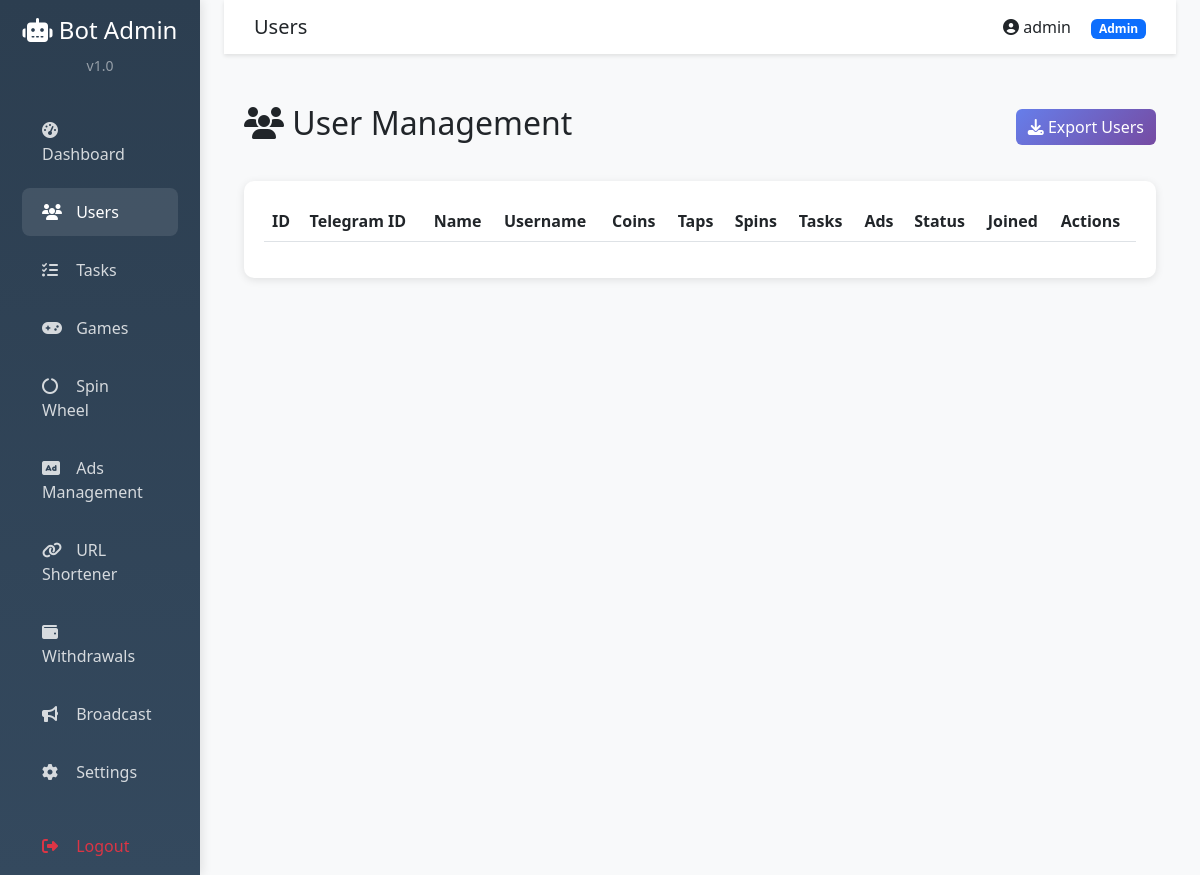
/admin/users.php (signed in), run on an earlier commit of the app's database.
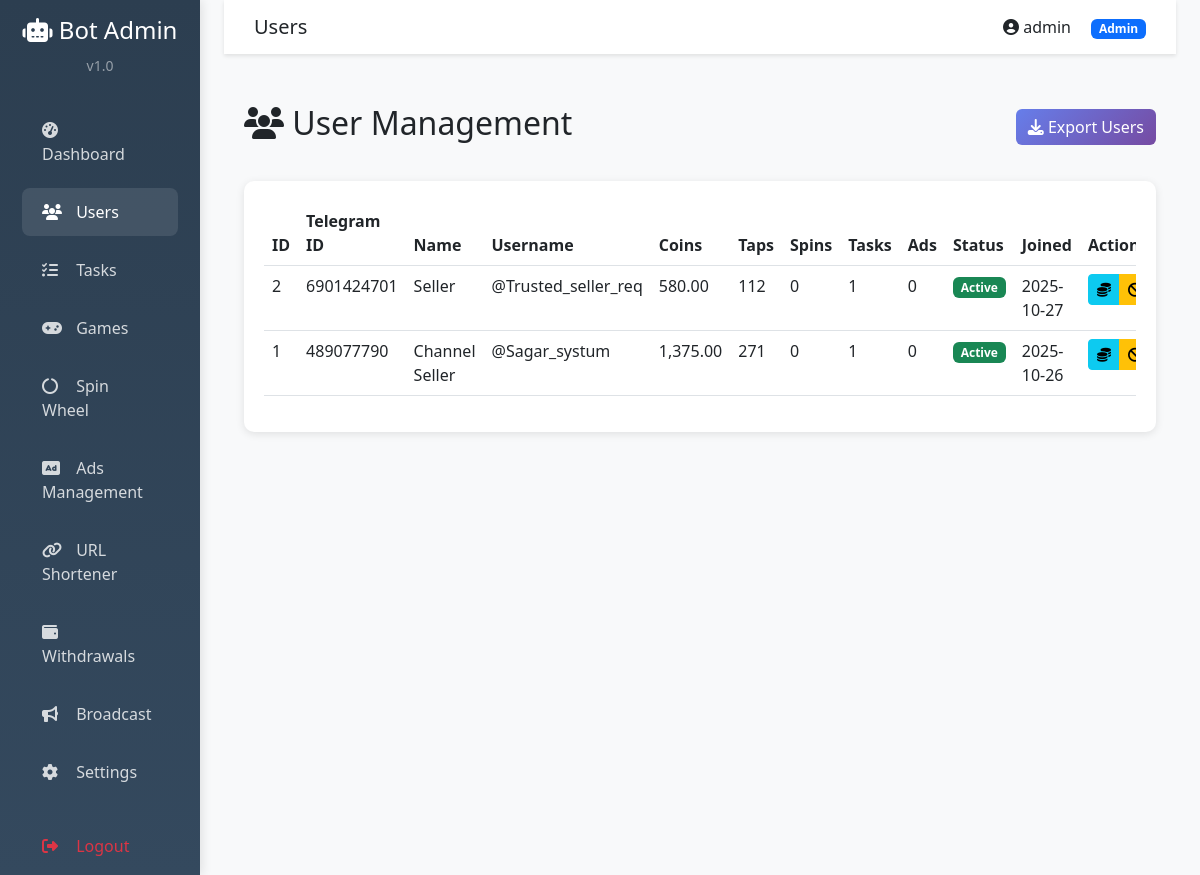
And on a later commit of the database.
### tables this page shows
CREATE TABLE `user_stats` (
  `id` int(11) NOT NULL,
  `user_id` int(11) NOT NULL,
  `total_taps` int(11) DEFAULT 0,
  `total_spins` int(11) DEFAULT 0,
  `tasks_completed` int(11) DEFAULT 0,
  `games_played` int(11) DEFAULT 0,
  `ads_watched` int(11) DEFAULT 0,
  `referrals_count` int(11) DEFAULT 0,
  `updated_at` timestamp NULL DEFAULT current_timestamp() ON UPDATE current_timestamp()
);

CREATE TABLE `users` (
  `id` int(11) NOT NULL,
  `telegram_id` bigint(20) NOT NULL,
  `username` varchar(255) DEFAULT NULL,
  `first_name` varchar(255) DEFAULT NULL,
  `last_name` varchar(255) DEFAULT NULL,
  `coins` decimal(20,2) DEFAULT 0.00,
  `energy` int(11) DEFAULT 100,
  `last_energy_update` timestamp NULL DEFAULT current_timestamp(),
  `referral_code` varchar(50) DEFAULT NULL,
  `referred_by` int(11) DEFAULT NULL,
  `is_banned` tinyint(1) DEFAULT 0,
  `created_at` timestamp NULL DEFAULT current_timestamp(),
  `last_active` timestamp NULL DEFAULT current_timestamp()
);

### admin/users.php (the view, shortened to what this page needs)
<?php
require_once 'header.php';
$db = Database::getInstance()->getConnection();
$stmt = $db->query("SELECT u.*, us.total_taps, us.total_spins, us.tasks_completed, us.ads_watched
                    FROM users u
                    LEFT JOIN user_stats us ON u.id = us.user_id
                    ORDER BY u.id DESC");
$users = $stmt->fetchAll();
?>
<div class="page-header d-flex justify-content-between align-items-center">
    <h2><i class="fas fa-users"></i> User Management</h2>
    <button class="btn btn-gradient" onclick="exportUsers()">
        <i class="fas fa-download"></i> Export Users
    </button>
</div>
<div class="stat-card">
    <div class="table-responsive">
        <table class="table table-hover data-table">
            <thead>
                <tr>
                    <th>ID</th>
                    <th>Telegram ID</th>
                    <th>Name</th>
                    <th>Username</th>
                    <th>Coins</th>
                    <th>Taps</th>
                    <th>Spins</th>
                    <th>Tasks</th>
                    <th>Ads</th>
                    <th>Status</th>
                    <th>Joined</th>
                    <th>Actions</th>
                </tr>
            </thead>
            <tbody>
                <?php foreach ($users as $user): ?>
                <tr>
                    <td><?php echo $user['id']; ?></td>
                    <td><?php echo $user['telegram_id']; ?></td>
                    <td><?php echo htmlspecialchars($user['first_name'] . ' ' . $user['last_name']); ?></td>
                    <td>@<?php echo htmlspecialchars($user['username'] ?: 'N/A'); ?></td>
                    <td><?php echo number_format($user['coins'], 2); ?></td>
                    <td><?php echo number_format($user['total_taps'] ?: 0); ?></td>
                    <td><?php echo number_format($user['total_spins'] ?: 0); ?></td>
                    <td><?php echo number_format($user['tasks_completed'] ?: 0); ?></td>
                    <td><?php echo number_format($user['ads_watched'] ?: 0); ?></td>
                    <td>
                        <?php if ($user['is_banned']): ?>
                            <span class="badge bg-danger">Banned</span>
                        <?php else: ?>
                            <span class="badge bg-success">Active</span>
                        <?php endif; ?>
                    </td>
                    <td><?php echo date('Y-m-d', strtotime($user['created_at'])); ?></td>
                    <td>
                        <div class="btn-group">
                            <button class="btn btn-sm btn-info" onclick="adjustCoins(<?php echo $user['id']; ?>)">
                                <i class="fas fa-coins"></i>
                            </button>
                            <?php if ($user['is_banned']): ?>
                                <button class="btn btn-sm btn-success" onclick="unbanUser(<?php echo $user['id']; ?>)">
                                    <i class="fas fa-check"></i>
                                </button>
                            <?php else: ?>
                                <button class="btn btn-sm btn-warning" onclick="banUser(<?php echo $user['id']; ?>)">
                                    <i class="fas fa-ban"></i>
                                </button>
                            <?php endif; ?>
                        </div>
                    </td>
                </tr>
                <?php endforeach; ?>
            </tbody>
        </table>
    </div>
</div>
<?php require_once 'footer.php'; ?>

### admin/header.php (shortened to what this page needs)
<?php
$currentPage = basename($_SERVER['PHP_SELF'], '.php');
?>
<!DOCTYPE html>
<html lang="en">
<head>
    <link href="https://cdn.jsdelivr.net/npm/bootstrap@5.3.0/dist/css/bootstrap.min.css" rel="stylesheet">
    <link href="https://cdnjs.cloudflare.com/ajax/libs/font-awesome/6.4.0/css/all.min.css" rel="stylesheet">
    <link href="https://cdn.datatables.net/1.13.4/css/dataTables.bootstrap5.min.css" rel="stylesheet">
</head>
<body>
    <div class="container-fluid">
        <div class="row">
            <nav class="col-md-2 d-md-block sidebar">
                <div class="position-sticky pt-3">
                    <div class="text-center mb-4">
                        <h4 class="text-white"><i class="fas fa-robot"></i> Bot Admin</h4>
                        <small class="text-white-50">v1.0</small>
                    </div>
                    <ul class="nav flex-column">
                        <li class="nav-item">
                            <a class="nav-link <?php echo $currentPage === 'index' ? 'active' : ''; ?>" href="index.php">
                                <i class="fas fa-tachometer-alt"></i> Dashboard
                            </a>
                        </li>
                        <li class="nav-item">
                            <a class="nav-link <?php echo $currentPage === 'users' ? 'active' : ''; ?>" href="users.php">
                                <i class="fas fa-users"></i> Users
                            </a>
                        </li>
                        <li class="nav-item">
                            <a class="nav-link <?php echo $currentPage === 'tasks' ? 'active' : ''; ?>" href="tasks.php">
                                <i class="fas fa-tasks"></i> Tasks
                            </a>
                        </li>
                        <li class="nav-item">
                            <a class="nav-link <?php echo $currentPage === 'games' ? 'active' : ''; ?>" href="games.php">
                                <i class="fas fa-gamepad"></i> Games
                            </a>
                        </li>
                        <li class="nav-item">
                            <a class="nav-link <?php echo $currentPage === 'spin' ? 'active' : ''; ?>" href="spin.php">
                                <i class="fas fa-circle-notch"></i> Spin Wheel
                            </a>
                        </li>
                        <li class="nav-item">
                            <a class="nav-link <?php echo $currentPage === 'ads' ? 'active' : ''; ?>" href="ads.php">
                                <i class="fas fa-ad"></i> Ads Management
                            </a>
                        </li>
                        <li class="nav-item">
                            <a class="nav-link <?php echo $currentPage === 'shortener' ? 'active' : ''; ?>" href="shortener.php">
                                <i class="fas fa-link"></i> URL Shortener
                            </a>
                        </li>
                        <li class="nav-item">
                            <a class="nav-link <?php echo $currentPage === 'withdrawals' ? 'active' : ''; ?>" href="withdrawals.php">
                                <i class="fas fa-wallet"></i> Withdrawals
                            </a>
                        </li>
                        <li class="nav-item">
                            <a class="nav-link <?php echo $currentPage === 'broadcast' ? 'active' : ''; ?>" href="broadcast.php">
                                <i class="fas fa-bullhorn"></i> Broadcast
                            </a>
                        </li>
                        <li class="nav-item">
                            <a class="nav-link <?php echo $currentPage === 'settings' ? 'active' : ''; ?>" href="settings.php">
                                <i class="fas fa-cog"></i> Settings
                            </a>
                        </li>
                        <li class="nav-item mt-3">
                            <a class="nav-link text-danger" href="logout.php">
                                <i class="fas fa-sign-out-alt"></i> Logout
                            </a>
                        </li>
                    </ul>
                </div>
            </nav>
            <main class="col-md-10 ms-sm-auto px-md-4">
                <div class="top-bar d-flex justify-content-between align-items-center">
                    <div>
                        <h5 class="mb-0"><?php echo ucfirst($currentPage); ?></h5>
                    </div>
                    <div>
                        <span class="me-3"><i class="fas fa-user-circle"></i> <?php echo $_SESSION['admin_username']; ?></span>
                        <span class="badge bg-primary"><?php echo ucfirst($_SESSION['admin_role']); ?></span>
                    </div>
                </div>
                <div class="content-wrapper">

### admin/footer.php (shortened to what this page needs)
                </div>
            </main>
        </div>
    </div>
</body>
</html>

### admin/header.php (style rules this page uses)
:root { --primary-gradient: linear-gradient(135deg, #667eea 0%, #764ba2 100%); }
body { background-color: #f8f9fa; }
.sidebar { min-height: 100vh; background: linear-gradient(180deg, #2c3e50 0%, #34495e 100%); box-shadow: 2px 0 10px rgba(0,0,0,0.1); }
.sidebar .nav-link { color: rgba(255,255,255,0.8); padding: 12px 20px; margin: 5px 10px; border-radius: 8px; transition: all 0.3s; }
.sidebar .nav-link:hover, .sidebar .nav-link.active { background: rgba(255,255,255,0.1); color: white; }
.sidebar .nav-link i { width: 20px; margin-right: 10px; }
.top-bar { background: white; box-shadow: 0 2px 4px rgba(0,0,0,0.1); padding: 15px 30px; margin-bottom: 30px; }
.stat-card { background: white; border-radius: 10px; padding: 20px; box-shadow: 0 2px 8px rgba(0,0,0,0.1); margin-bottom: 20px; transition: transform 0.3s; }
.content-wrapper { padding: 20px; }
.page-header { margin-bottom: 30px; }
.btn-gradient { background: var(--primary-gradient); border: none; color: white; }

What changed in the data, as far as the page shows it:
added user_stats: user "2", user.telegram_id "6901424701", user.last_name "Seller", user.username "Trusted_seller_req", user.coins "580.00", total_taps "112", total_spins "0", tasks_completed "1", ads_watched "0", user.created_at "2025-10-27"
added user_stats: user "1", user.telegram_id "489077790", user.last_name "Channel Seller", user.username "Sagar_systum", user.coins "1,375.00", total_taps "271", total_spins "0", tasks_completed "1", ads_watched "0", user.created_at "2025-10-26"
